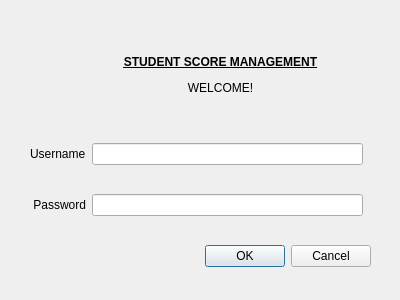
<?xml version="1.0" encoding="UTF-8"?>
<ui version="4.0">
 <class>LoginDialog</class>
 <widget class="QDialog" name="LoginDialog">
  <property name="geometry">
   <rect>
    <x>0</x>
    <y>0</y>
    <width>400</width>
    <height>300</height>
   </rect>
  </property>
  <property name="windowTitle">
   <string>Dialog</string>
  </property>
  <widget class="QDialogButtonBox" name="buttonBox">
   <property name="geometry">
    <rect>
     <x>30</x>
     <y>240</y>
     <width>341</width>
     <height>32</height>
    </rect>
   </property>
   <property name="orientation">
    <enum>Qt::Horizontal</enum>
   </property>
   <property name="standardButtons">
    <set>QDialogButtonBox::Cancel|QDialogButtonBox::Ok</set>
   </property>
  </widget>
  <widget class="QLabel" name="Welcome">
   <property name="geometry">
    <rect>
     <x>80</x>
     <y>30</y>
     <width>281</width>
     <height>91</height>
    </rect>
   </property>
   <property name="styleSheet">
    <string notr="true">font: 10pt &quot;幼圆&quot;;</string>
   </property>
   <property name="text">
    <string>&lt;html&gt;&lt;head/&gt;&lt;body&gt;&lt;p align=&quot;center&quot;&gt;&lt;span style=&quot; font-weight:600; text-decoration: underline;&quot;&gt;STUDENT SCORE MANAGEMENT&lt;/span&gt;&lt;/p&gt;&lt;p align=&quot;center&quot;&gt;WELCOME!&lt;/p&gt;&lt;/body&gt;&lt;/html&gt;</string>
   </property>
  </widget>
  <widget class="QWidget" name="gridLayoutWidget_2">
   <property name="geometry">
    <rect>
     <x>30</x>
     <y>120</y>
     <width>333</width>
     <height>121</height>
    </rect>
   </property>
   <layout class="QGridLayout" name="gridLayout_2">
    <item row="0" column="1">
     <widget class="QLineEdit" name="UserEdit"/>
    </item>
    <item row="0" column="0">
     <widget class="QLabel" name="UserName">
      <property name="text">
       <string>Username</string>
      </property>
     </widget>
    </item>
    <item row="1" column="1">
     <widget class="QLineEdit" name="PwdEdit"/>
    </item>
    <item row="1" column="0">
     <widget class="QLabel" name="Password">
      <property name="text">
       <string>&lt;html&gt;&lt;head/&gt;&lt;body&gt;&lt;p align=&quot;right&quot;&gt;Password&lt;/p&gt;&lt;/body&gt;&lt;/html&gt;</string>
      </property>
     </widget>
    </item>
   </layout>
  </widget>
  <widget class="QLabel" name="label">
   <property name="geometry">
    <rect>
     <x>30</x>
     <y>30</y>
     <width>91</width>
     <height>81</height>
    </rect>
   </property>
   <property name="text">
    <string>&lt;html&gt;&lt;head/&gt;&lt;body&gt;&lt;p&gt;&lt;img src=&quot;:/icon/icon/softSmall.png&quot;/&gt;&lt;/p&gt;&lt;/body&gt;&lt;/html&gt;</string>
   </property>
  </widget>
 </widget>
 <resources/>
 <connections>
  <connection>
   <sender>buttonBox</sender>
   <signal>accepted()</signal>
   <receiver>LoginDialog</receiver>
   <slot>accept()</slot>
   <hints>
    <hint type="sourcelabel">
     <x>248</x>
     <y>254</y>
    </hint>
    <hint type="destinationlabel">
     <x>157</x>
     <y>274</y>
    </hint>
   </hints>
  </connection>
  <connection>
   <sender>buttonBox</sender>
   <signal>rejected()</signal>
   <receiver>LoginDialog</receiver>
   <slot>reject()</slot>
   <hints>
    <hint type="sourcelabel">
     <x>316</x>
     <y>260</y>
    </hint>
    <hint type="destinationlabel">
     <x>286</x>
     <y>274</y>
    </hint>
   </hints>
  </connection>
 </connections>
</ui>
